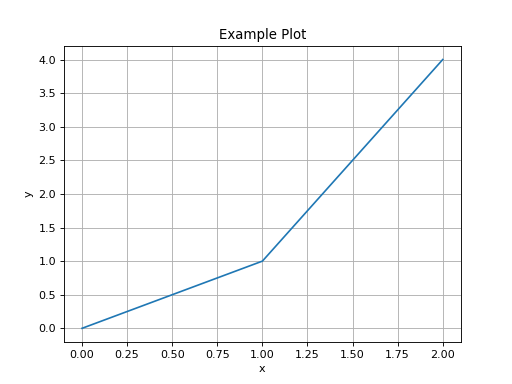

Python code for this plot:
import matplotlib.pyplot as plt
plt.plot([0, 1, 2], [0, 1, 4])
plt.xlabel("x")
plt.ylabel("y")
plt.title("Example Plot")
plt.grid(True)
plt.show()
